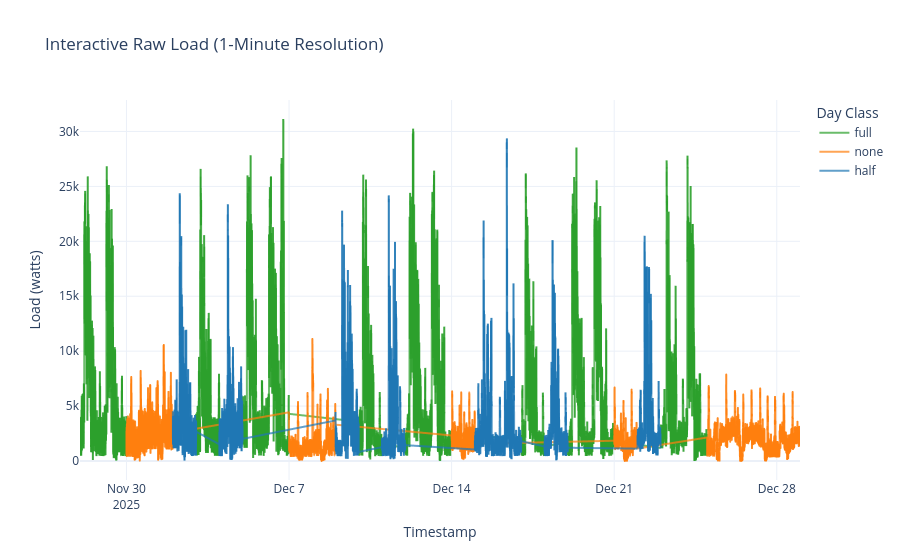

The code cell stored with this chart in its notebook:
### Markdown cell above
## Interactive Drill-Down and Data Quality Scorecard

1. **Interactive load timeline** (Plotly line chart, zoomable)
   - **Purpose**: Provides a pan-and-zoom view of the full 31-day load signal
     at one-minute resolution, color-coded by day class, with hover tooltips
     for precise value inspection.
   - **Look for**: Anomalous periods identified in earlier plots can be
     isolated by zooming. Use the legend to toggle individual day classes on
     or off to compare consumption patterns.

2. **Data quality scorecard** (pass/fail table)
   - **Purpose**: Aggregates six structural checks into a single readiness
     assessment for the raw layer.
   - **Look for**: All checks should pass before proceeding to bronze
     ingestion. The outlier rate check may legitimately fail when using
     IQR-based detection on a heavily skewed commercial load distribution --
     this flags the long upper tail of high-load business hours rather than
     true sensor anomalies.

### Code cell
# --- Interactive drill-down timeline (Plotly) ---
# Build a minute-level DataFrame for all 31 days with day-class color coding.
# np.repeat tiles each date/class value across 1,440 minutes; np.tile repeats
# the minute index across all days.
date_values = dates.to_numpy(dtype='datetime64[ns]')
day_class_values = day_classes.astype(str).to_numpy()

timeline = pd.DataFrame({
    'date': np.repeat(date_values, 1440),
    'minute': np.tile(np.arange(1440), len(dates)),
    'avg_load': minute_profiles.T.reshape(-1),
    'day_class': np.repeat(day_class_values, 1440),
})
timeline['timestamp'] = timeline['date'] + pd.to_timedelta(timeline['minute'], unit='m')

fig = px.line(
    timeline,
    x='timestamp',
    y='avg_load',
    color='day_class',
    color_discrete_map=DAY_CLASS_COLORS,
    labels={'avg_load': 'Load (watts)', 'timestamp': 'Timestamp', 'day_class': 'Day Class'},
    title='Interactive Raw Load (1-Minute Resolution)',
)
fig.update_traces(opacity=0.7)
fig.update_layout(
    xaxis_title='Timestamp',
    yaxis_title='Load (watts)',
    legend_title_text='Day Class',
    hovermode='x unified',
    template='plotly_white',
)
fig.show()

# --- Data quality scorecard ---
# Each check evaluates one structural property of the raw payload. A passing
# scorecard confirms the file is suitable for bronze ingestion.
non_nan = p_data[np.isfinite(p_data)]
physical_ok = bool(((non_nan >= LOAD_MIN_WATTS) & (non_nan <= LOAD_MAX_WATTS)).all())

score = pd.DataFrame([
    {'check': 'shape_(86400,31)',    'metric': str(p_data.shape),                           'pass': p_data.shape == (86400, 31)},
    {'check': 'nan_rate_lt_2pct',    'metric': f'{float(np.isnan(p_data).mean() * 100):.2f}%', 'pass': float(np.isnan(p_data).mean() * 100) < 2},
    {'check': 'date_uniqueness_31',  'metric': int(pd.Index(dates).nunique()),              'pass': int(pd.Index(dates).nunique()) == 31},
    {'check': 'day_class_valid',     'metric': ','.join(sorted(day_classes.unique())),       'pass': set(day_classes.unique()) <= {'full', 'half', 'none'}},
    {'check': 'physical_range',      'metric': f'[{LOAD_MIN_WATTS}, {LOAD_MAX_WATTS}]',     'pass': physical_ok},
    {'check': 'outlier_rate_lt_1pct','metric': f'{float(outlier_mask.mean() * 100):.2f}%',   'pass': float(outlier_mask.mean() * 100) < 1},
])
display(score)

### Figure 1 — Plotly figure (JSON) as saved in the notebook; plotly's stock layout.template omitted (floating-point values rounded to 4 significant figures; data arrays with more than 128 entries replaced by an {"elided": "..."} marker saying what was removed)
{"data": [{"hovertemplate": "Day Class=full<br>Timestamp=%{x}<br>Load (watts)=%{y}<extra></extra>", "legendgroup": "full", "line": {"color": "#2ca02c", "dash": "solid"}, "marker": {"symbol": "circle"}, "mode": "lines", "name": "full", "opacity": 0.7, "showlegend": true, "type": "scattergl", "x": {"elided": "18720 str values"}, "xaxis": "x", "y": {"elided": "18720 float values"}, "yaxis": "y"}, {"hovertemplate": "Day Class=none<br>Timestamp=%{x}<br>Load (watts)=%{y}<extra></extra>", "legendgroup": "none", "line": {"color": "#ff7f0e", "dash": "solid"}, "marker": {"symbol": "circle"}, "mode": "lines", "name": "none", "opacity": 0.7, "showlegend": true, "type": "scattergl", "x": {"elided": "14400 str values"}, "xaxis": "x", "y": {"elided": "14400 float values"}, "yaxis": "y"}, {"hovertemplate": "Day Class=half<br>Timestamp=%{x}<br>Load (watts)=%{y}<extra></extra>", "legendgroup": "half", "line": {"color": "#1f77b4", "dash": "solid"}, "marker": {"symbol": "circle"}, "mode": "lines", "name": "half", "opacity": 0.7, "showlegend": true, "type": "scattergl", "x": {"elided": "11520 str values"}, "xaxis": "x", "y": {"elided": "11520 float values"}, "yaxis": "y"}], "layout": {"hovermode": "x unified", "legend": {"title": {"text": "Day Class"}, "tracegroupgap": 0}, "title": {"text": "Interactive Raw Load (1-Minute Resolution)"}, "xaxis": {"anchor": "y", "domain": [0.0, 1.0], "title": {"text": "Timestamp"}}, "yaxis": {"anchor": "x", "domain": [0.0, 1.0], "title": {"text": "Load (watts)"}}}}
